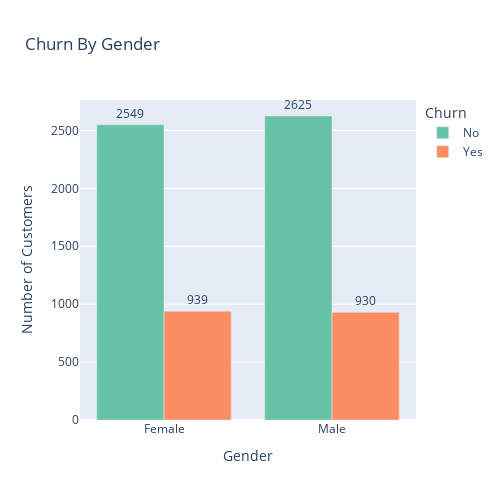

This figure's notebook cell:
### Markdown cell above
## Gender-Based Churn Signals Missed Opportunities

### Code cell
import plotly.express as px

# Count of churn by gender
gender_churn = df.groupby(['gender', 'Churn']).size().reset_index(name='Count')

# Create bar chart
fig = px.bar(
    gender_churn,
    x='gender',
    y='Count',
    color='Churn',
    barmode='group',
    color_discrete_sequence=px.colors.qualitative.Set2,
    text='Count',
    title='Churn By Gender'
)

# Customize layout
fig.update_traces(textposition='outside')
fig.update_layout(
    xaxis_title='Gender',
    yaxis_title='Number of Customers',
    height=500,
    width=500
)

fig.show()

### Figure 1 — Plotly figure (JSON) as saved in the notebook; plotly's stock layout.template omitted (floating-point values rounded to 4 significant figures)
{"data": [{"alignmentgroup": "True", "hovertemplate": "Churn=No<br>gender=%{x}<br>Count=%{text}<extra></extra>", "legendgroup": "No", "marker": {"color": "rgb(102,194,165)", "pattern": {"shape": ""}}, "name": "No", "offsetgroup": "No", "orientation": "v", "showlegend": true, "text": [2549, 2625], "textposition": "outside", "type": "bar", "x": ["Female", "Male"], "xaxis": "x", "y": [2549, 2625], "yaxis": "y"}, {"alignmentgroup": "True", "hovertemplate": "Churn=Yes<br>gender=%{x}<br>Count=%{text}<extra></extra>", "legendgroup": "Yes", "marker": {"color": "rgb(252,141,98)", "pattern": {"shape": ""}}, "name": "Yes", "offsetgroup": "Yes", "orientation": "v", "showlegend": true, "text": [939, 930], "textposition": "outside", "type": "bar", "x": ["Female", "Male"], "xaxis": "x", "y": [939, 930], "yaxis": "y"}], "layout": {"barmode": "group", "height": 500, "legend": {"title": {"text": "Churn"}, "tracegroupgap": 0}, "title": {"text": "Churn By Gender"}, "width": 500, "xaxis": {"anchor": "y", "domain": [0, 1], "title": {"text": "Gender"}}, "yaxis": {"anchor": "x", "domain": [0, 1], "title": {"text": "Number of Customers"}}}}
